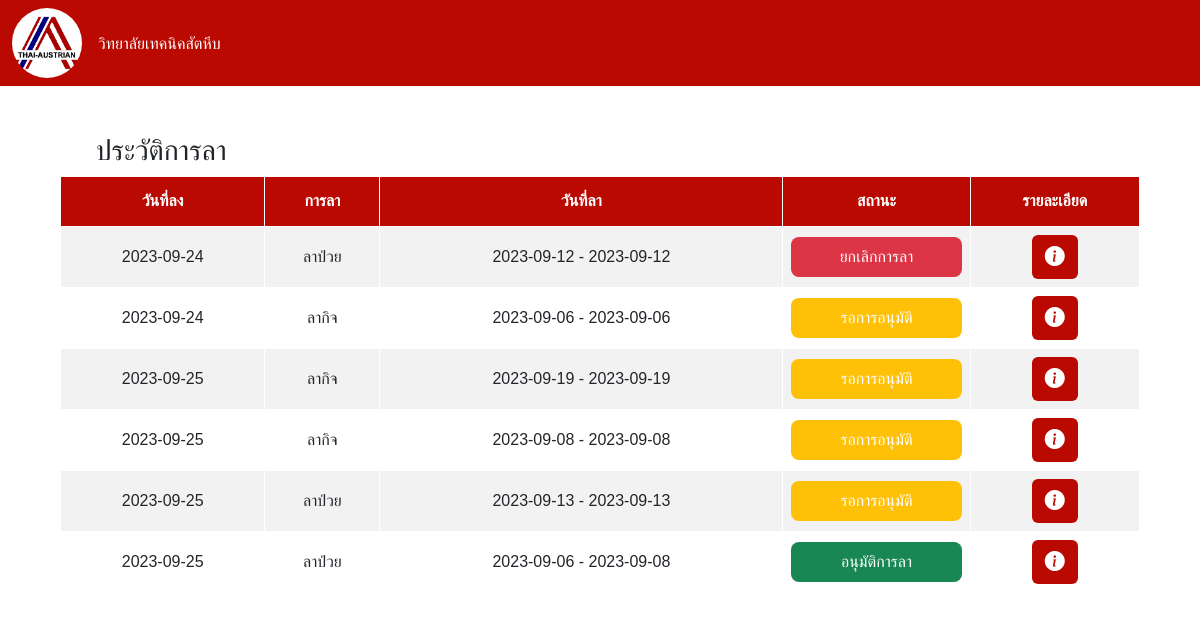
Screenshot of /LeaveHistory.php (signed in) with the database file from the repository.
### tables this page shows
CREATE TABLE `leaves` (
  `leave_id` varchar(5) NOT NULL,
  `leave_type_id` varchar(5) NOT NULL,
  `std_id` varchar(11) NOT NULL,
  `write_date` date NOT NULL,
  `start_leave_date` date NOT NULL,
  `end_leave_date` date NOT NULL,
  `leave_comment` varchar(250) DEFAULT NULL,
  `std_admit` tinyint(1) NOT NULL,
  `parent_comment` varchar(250) DEFAULT NULL,
  `parent_admit` tinyint(1) NOT NULL,
  `teacher_comment` varchar(250) DEFAULT NULL,
  `teacher_admit` tinyint(1) NOT NULL,
  `leave_status_id` varchar(5) NOT NULL,
  `attach_medCerti` blob DEFAULT NULL
);

CREATE TABLE `leave_type` (
  `leave_type_id` varchar(5) NOT NULL,
  `leave_type_name` varchar(100) NOT NULL
);

CREATE TABLE `leave_status` (
  `leave_status_id` varchar(5) NOT NULL,
  `leave_status_name` varchar(100) NOT NULL
);

### LeaveHistory.php (the view, shortened to what this page needs)
<!DOCTYPE html>
<html lang="en">
<head>
</head>
<body>
    <?php
    include "navbar.php";
    include "connect.php";
    $query = "SELECT leave_id, write_date, start_leave_date ,
              end_leave_date, lt.leave_type_id, lt.leave_type_name ,
              leave_comment , ls.leave_status_id, ls.leave_status_name
              FROM leaves
              inner JOIN leave_type lt on leaves.leave_type_id=lt.leave_type_id
              inner join leave_status ls on leaves.leave_status_id=ls.leave_status_id
              WHERE std_id = '$STD_ID'
              order by write_date";
    $result = mysqli_query($connect, $query);
    ?>
    <H3 class="mt-5" style="margin-left: 6rem;">ประวัติการลา</H3>
    <div class="table-container d-flex justify-content-center mt-0">
        <table class="table table-striped m-0" style="width: 90%; font-size: 1rem">
            <thead>
                <tr class="align-middle text-center text-white">
                    <th>วันที่ลง</th>
                    <th>การลา</th>
                    <th>วันที่ลา</th>
                    <th>สถานะ</th>
                    <th>รายละเอียด</th>
                </tr>
            </thead>
            <tbody class="align-middle text-center">
                <?php
                while ($row = mysqli_fetch_array($result)) {
                ?>
                    <tr>
                        <td><?php echo $row['write_date'] ?></td>
                        <td><?php echo $row['leave_type_name'] ?></td>
                        <td><?php echo $row['start_leave_date'] . " - " . $row['end_leave_date'] ?></td>
                        <?php if ($row['leave_status_id'] == "LS01") { ?>
                            <td>
                                <div class=" rounded-3 bg-warning text-white d-flex align-items-center justify-content-center" style="height: 2.5rem;">
                                    <label for=""><?php echo $row['leave_status_name'] ?></label>
                                </div>
                            </td>
                        <?php } elseif ($row['leave_status_id'] == "LS02") { ?>
                            <td>
                                <div class=" rounded-3 bg-success text-white d-flex align-items-center justify-content-center" style="height: 2.5rem;">
                                    <label for=""><?php echo $row['leave_status_name'] ?></label>
                                </div>
                            </td>
                        <?php } else { ?>
                            <td>
                                <div class=" rounded-3 bg-danger text-white d-flex align-items-center justify-content-center" style="height: 2.5rem;">
                                    <label for=""><?php echo $row['leave_status_name'] ?></label>
                                </div>
                            </td>
                        <?php } ?>
                        <td>
                            <button type="button" class="btn " style="background-color: #BA0900; color:#ffffff" data-bs-toggle="modal" data-bs-target="#detail<?php echo $row['leave_id'] ?>"><i class="bi bi-info-circle-fill fs-5"></i></button>
                        </td>
                    </tr>
                <?php } ?>
            </tbody>
        </table>
    </div>
</body>
</html>

### LeaveHistory.php (style rules this page uses)
.table thead tr th { background-color: #BA0900; color: #ffffff; border: 1px solid white; height: 50px; font-weight: bold; }
.table tbody tr td { background-color: white; border: 1px solid white; }

### rows the page displays
leaves: write_date "2023-09-24", leave_type.leave_type_name "ลาป่วย", start_leave_date "2023-09-12", end_leave_date "2023-09-12", leave_status.leave_status_name "ยกเลิกการลา"
leaves: write_date "2023-09-24", leave_type.leave_type_name "ลากิจ", start_leave_date "2023-09-06", end_leave_date "2023-09-06", leave_status.leave_status_name "รอการอนุมัติ"
leaves: write_date "2023-09-25", leave_type.leave_type_name "ลากิจ", start_leave_date "2023-09-19", end_leave_date "2023-09-19", leave_status.leave_status_name "รอการอนุมัติ"
leaves: write_date "2023-09-25", leave_type.leave_type_name "ลากิจ", start_leave_date "2023-09-08", end_leave_date "2023-09-08", leave_status.leave_status_name "รอการอนุมัติ"
leaves: write_date "2023-09-25", leave_type.leave_type_name "ลาป่วย", start_leave_date "2023-09-13", end_leave_date "2023-09-13", leave_status.leave_status_name "รอการอนุมัติ"
leaves: write_date "2023-09-25", leave_type.leave_type_name "ลาป่วย", start_leave_date "2023-09-06", end_leave_date "2023-09-08", leave_status.leave_status_name "อนุมัติการลา"
